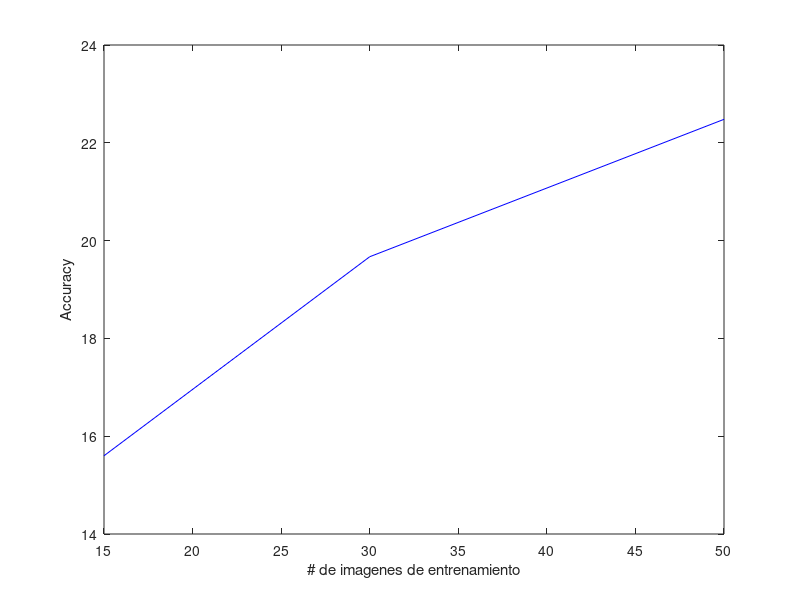
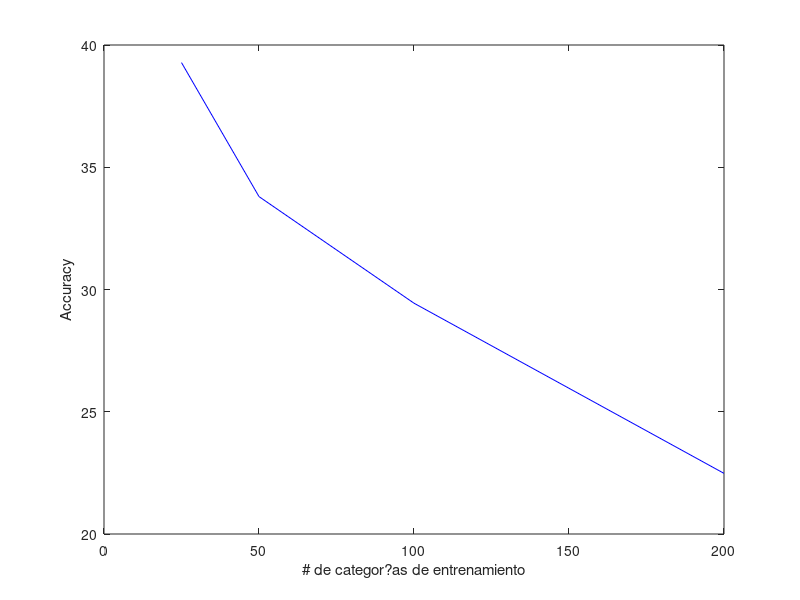
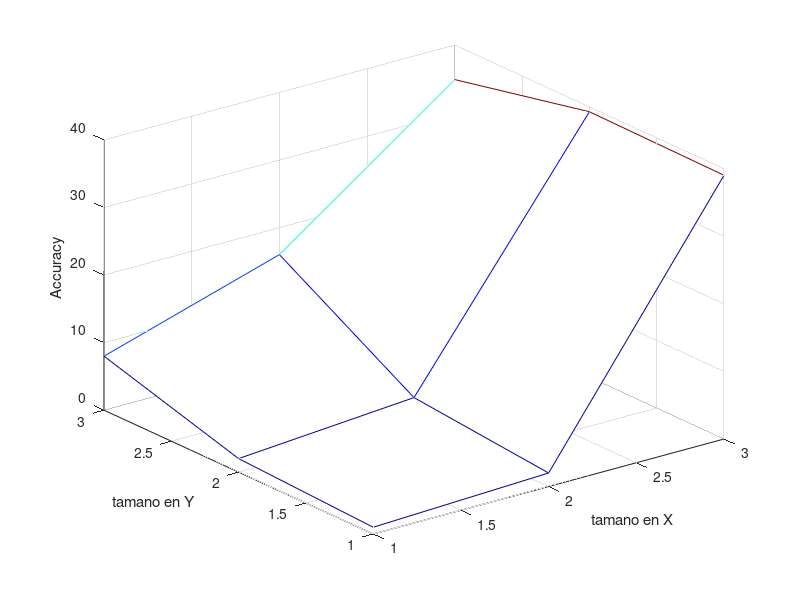

Write the MATLAB code that produced these figures, in order.
clear all; close all; clc

% %% figura 1
% 
% %buddha
% Im1 = imresize(imread('/Users/JDLVF/Documents/MATLAB/caltech101/data/caltech-101/101_ObjectCategories/buddha/image_0001.jpg'), [256,256]);
% Im2 = imresize(imread('/Users/JDLVF/Documents/MATLAB/caltech101/data/caltech-101/101_ObjectCategories/buddha/image_0002.jpg'), [256,256]);
% Im3 = imresize(imread('/Users/JDLVF/Documents/MATLAB/caltech101/data/caltech-101/101_ObjectCategories/buddha/image_0003.jpg'), [256, 256]);
% 
% %piano
% Im4 = imresize(imread('/Users/JDLVF/Documents/MATLAB/caltech101/data/caltech-101/101_ObjectCategories/grand_piano/image_0001.jpg'), [256,256]);
% Im5 = imresize(imread('/Users/JDLVF/Documents/MATLAB/caltech101/data/caltech-101/101_ObjectCategories/grand_piano/image_0002.jpg'), [256,256]);
% Im6 = imresize(imread('/Users/JDLVF/Documents/MATLAB/caltech101/data/caltech-101/101_ObjectCategories/grand_piano/image_0003.jpg'), [256,256]);
% 
% %stegosaurus
% Im7 = imresize(imread('/Users/JDLVF/Documents/MATLAB/caltech101/data/caltech-101/101_ObjectCategories/stegosaurus/image_0001.jpg'), [256,256]);
% Im8 = imresize(imread('/Users/JDLVF/Documents/MATLAB/caltech101/data/caltech-101/101_ObjectCategories/stegosaurus/image_0002.jpg'), [256,256]);
% Im9 = imresize(imread('/Users/JDLVF/Documents/MATLAB/caltech101/data/caltech-101/101_ObjectCategories/stegosaurus/image_0003.jpg'), [256,256]);
% 
% FIG_1 = [Im1, Im2, Im3; Im4, Im5, Im6; Im7, Im8, Im9];
% 
% figure, 
% imshow(FIG_1)
% print('-dpng', 'fig1PHOW.png')
% 
% %% figura 2
% Im10 = imread('/Users/JDLVF/Documents/MATLAB/imagenet_tiny/train/weasel/n02441942_29342.JPEG')
% Im11 = imread('/Users/JDLVF/Documents/MATLAB/imagenet_tiny/train/weasel/n02441942_28318.JPEG')
% Im12 = imread('/Users/JDLVF/Documents/MATLAB/imagenet_tiny/train/weasel/n02441942_27965.JPEG')
% 
% Im13 = imread('/Users/JDLVF/Documents/MATLAB/imagenet_tiny/train/golfcart/n03445924_31914.JPEG')
% Im14 = imread('/Users/JDLVF/Documents/MATLAB/imagenet_tiny/train/golfcart/n03445924_29191.JPEG')
% Im15 = imread('/Users/JDLVF/Documents/MATLAB/imagenet_tiny/train/golfcart/n03445924_28749.JPEG')
% 
% Im16 = imread('/Users/JDLVF/Documents/MATLAB/imagenet_tiny/train/banana/n07753592_25774.JPEG')
% Im17 = imread('/Users/JDLVF/Documents/MATLAB/imagenet_tiny/train/banana/n07753592_25240.JPEG')
% Im18 = imread('/Users/JDLVF/Documents/MATLAB/imagenet_tiny/train/banana/n07753592_24491.JPEG')
% 
% FIG_2 = [Im10, Im11, Im12; Im13, Im14, Im15; Im16, Im17, Im18];
% 
% figure, 
% imshow(FIG_2)
% print('-dpng', 'fig2PHOW.png')

%% Train data

%15     30      50
trainY = [15.60, 19.67, 22.48];
trainX = [15, 30, 50];

figure, 
plot(trainX, trainY, 'b')
xlabel('# de imagenes de entrenamiento')
ylabel('Accuracy')
print('-dpng', 'fig3trainPHOW.png')

%% Categories
        %25     50      100     200
catY = [39.28, 33.80, 29.44, 22.48];
catX = [25, 50, 100, 200];

figure, 
plot(catX, catY, 'b')
xlabel('# de categor?as de entrenamiento')
ylabel('Accuracy')

print('-dpng', 'fig4catPHOW.png')

%% Spatial X
            %[1,2]  [2,4] [8,16]
spatialZ = [39.04, 39.28, 34.88 ];
spatialX = [1, 2, 8];
spatialY = [2, 4, 16];
spatial = [1,2,39.04;2,4,39.28; 8,16,34.88];
 

figure,
mesh(spatial)
colormap(jet)
xlabel('tamano en X')
ylabel('tamano en Y')
zlabel('Accuracy')

print('-dpng', 'fig5spatialPHOW.png')

%% Times analysis

